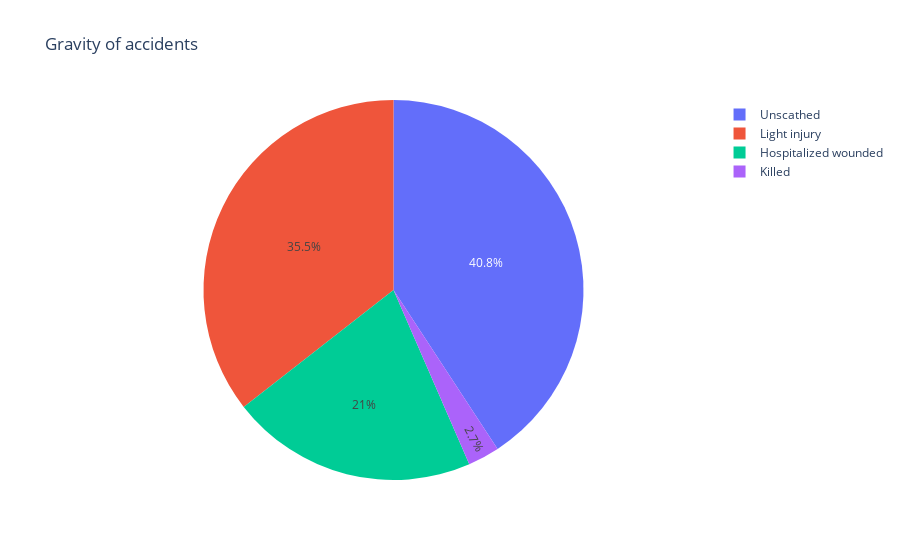

The notebook cell this image was saved under:
### Markdown cell above
# Gravité de l'accident

### Code cell
pies["grav"]

### Figure 1 — Plotly figure (JSON) as saved in the notebook; plotly's stock layout.template omitted (floating-point values rounded to 4 significant figures)
{"data": [{"domain": {"x": [0, 1], "y": [0, 1]}, "hovertemplate": "index=%{label}<br>value=%{value}<extra></extra>", "labels": ["Unscathed", "Light injury", "Hospitalized wounded", "Killed"], "legendgroup": "", "name": "", "showlegend": true, "type": "pie", "values": [0.4077, 0.3555, 0.2098, 0.02697]}], "layout": {"legend": {"tracegroupgap": 0}, "title": {"text": "Gravity of accidents"}}}
